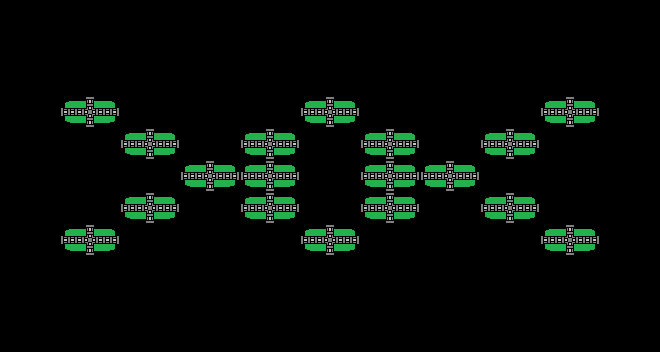

This game map was drawn from its Tiled (.tmx) file and the tilesets committed beside it. A one-line description and the trimmed map source follow:
An orthogonal 11x11 tile map with 60x32 px tiles, 1 tile layer (Tile Layer 1).

<map version="1.0" orientation="orthogonal" width="11" height="11" tilewidth="60" tileheight="32">
 <tileset firstgid="1" name="block" tilewidth="60" tileheight="32">
  <image source="block.png" width="60" height="32" />
 </tileset>
 <layer name="Tile Layer 1" width="11" height="11">
  <data>[121 cells, 18 non-empty, 1 distinct tile ids]</data>
 </layer>
</map>
